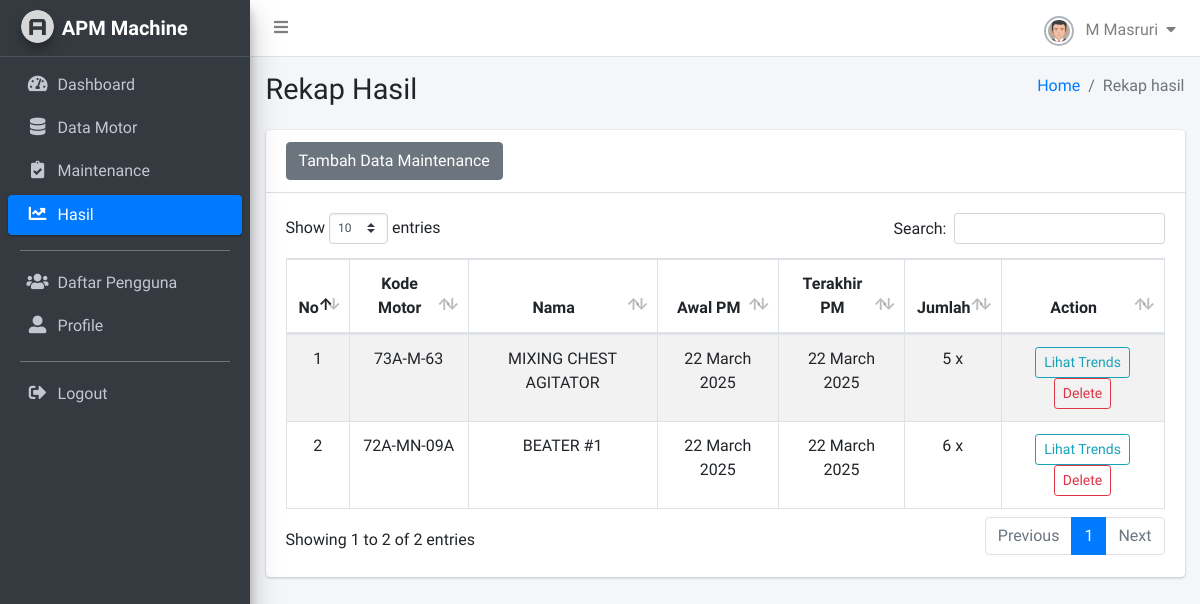
The app's page /apm-machine/data_results/ (signed in), older data.
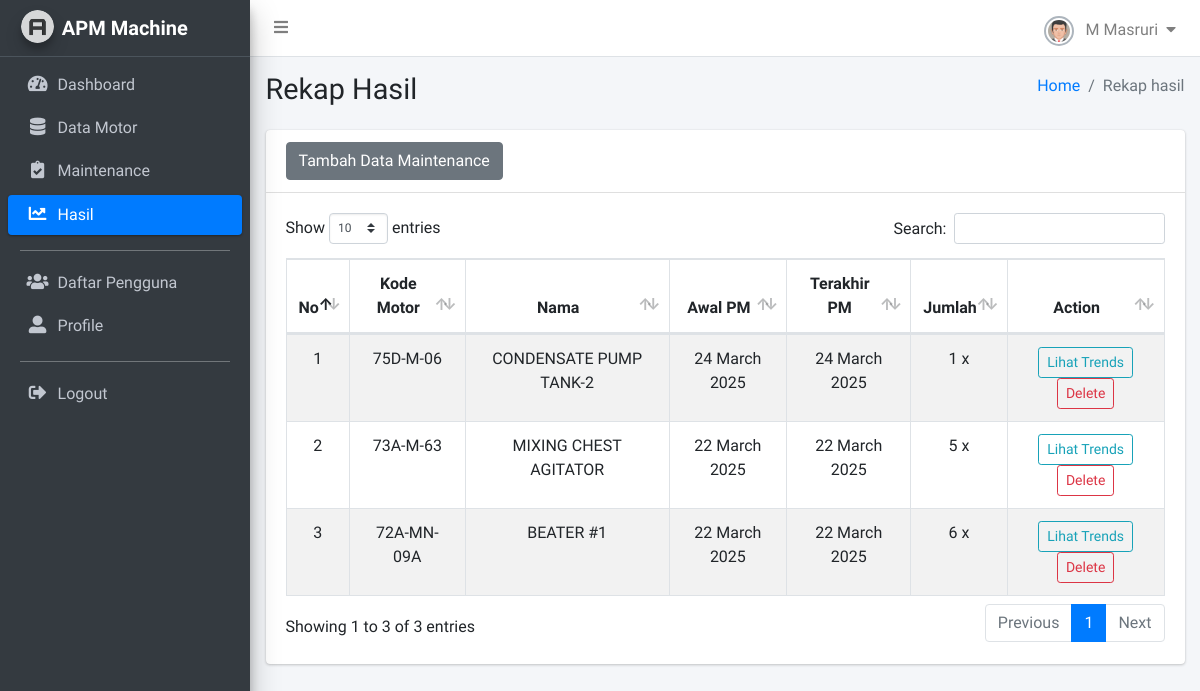
The same page, newer data.
### monitoring/models.py (models this page shows, shortened)
class Motor(models.Model):
    tag_number = models.CharField(_("Tag No"), max_length=50, unique=True)
    name = models.CharField(_("Motor Name"), max_length=100, null=True, blank=True)
    output = models.FloatField(_("Output"), help_text='Daya dalam KW', null=True, blank=True)
    voltage = models.FloatField(_("Voltage"), help_text='Tegangan dalam Volt', null=True, blank=True)
    starter_type = models.CharField(_("Starter Type"), max_length=50, null=True, blank=True)
    set_ol = models.FloatField(_("SET OL"), null=True, blank=True)
    input = models.FloatField(_("Input"), help_text='Arus dalam Ampere', null=True, blank=True)
    speed = models.FloatField(_("Speed"), help_text='RPM', null=True, blank=True)
    frek = models.FloatField(_("FREK/WEN/CY/HZ"), null=True, blank=True)
    frame = models.CharField(_("Frame"), max_length=50, null=True, blank=True)
    foundation_type = models.CharField(_("Fondation Type"), max_length=50, help_text='Rigid atau Flexible', null=True, blank=True)
    class_type = models.CharField(_("Class Type"), max_length=50, help_text='Kelas 2 atau 3', null=True, blank=True)
    created_at = models.DateTimeField(auto_now_add=True, verbose_name="Dibuat Pada")
    class Meta:
        verbose_name = "Motor"
        verbose_name_plural = "Daftar Motor"

### monitoring/views/results.py (the view)
# urls.py: path("data_results/", data_results, name="data_results"),
@login_required(login_url='login')
def data_results(request):
    motors = Motor.objects.annotate(
        total_maintenance=Count('maintenance'),
        first_maintenance=Min('maintenance__tanggal_maintenance'),
        last_maintenance=Max('maintenance__created_at')
    ).filter(total_maintenance__gt=0).order_by('-last_maintenance')
    context = {
        'motors': motors
    }
    return render(request, 'tables/data_hasil.html', context)

### templates/tables/data_hasil.html (shortened to what this page needs)
{% load static %}
<!DOCTYPE html>
<html lang="en">
<head>
    <link rel="stylesheet" href="{% static 'plugins/fontawesome-free/css/all.min.css' %}">
    <link rel='stylesheet' href='https://cdnjs.cloudflare.com/ajax/libs/font-awesome/4.0.3/css/font-awesome.css'>
    <link rel="stylesheet" href="{% static 'plugins/datatables-bs4/css/dataTables.bootstrap4.min.css' %}">
    <link rel="stylesheet" href="{% static 'plugins/datatables-responsive/css/responsive.bootstrap4.min.css' %}">
    <link rel="stylesheet" href="{% static 'plugins/sweetalert2-theme-bootstrap-4/bootstrap-4.min.css' %}">
    <link rel="stylesheet" href="{% static 'plugins/toastr/toastr.min.css' %}">
    <link rel="stylesheet" href="{% static 'dist/css/adminlte.min.css' %}">
</head>
<body class="hold-transition sidebar-mini layout-fixed layout-navbar-fixed">
    <div class="wrapper">
        {% include 'snippets/navbar.html' %}
        {% include 'snippets/sidebar.html' %}
        <div class="content-wrapper">
            <section class="content-header">
            <div class="container-fluid">
                <div class="row mb-2">
                <div class="col-sm-6">
                    <h1>Rekap Hasil</h1>
                </div>
                <div class="col-sm-6">
                    <ol class="breadcrumb float-sm-right">
                    <li class="breadcrumb-item"><a href="#">Home</a></li>
                    <li class="breadcrumb-item active">Rekap hasil</li>
                    </ol>
                </div>
                </div>
            </div>
            </section>
            <section class="content">
                <div class="container-fluid">
                    <div class="row">
                        <div class="col-12">
                            <div class="card">
                                <div class="card-header">
                                    <a href="{% url 'data_maintenance' %}" class="btn btn-secondary">
                                    Tambah Data Maintenance
                                    </a>
                                </div>
                            <div class="card-body">
                                <table id="datahasil" class="table table-bordered table-striped text-center">
                                <thead>
                                <tr>
                                    <th>No</th>
                                    <th>Kode Motor</th>
                                    <th>Nama</th>
                                    <th>Awal PM</th>
                                    <th>Terakhir PM</th>
                                    <th>Jumlah</th>
                                    <th>Action</th>
                                </tr>
                                </thead>
                                <tbody>
                                    {% for m in motors %}
                                    <tr>
                                        <td>{{forloop.counter}}</td>
                                        <td>{{m.tag_number}}</td>
                                        <td>{{m.name}}</td>
                                        <td>{{m.first_maintenance|date:'d F Y'}}</td>
                                        <td>{{m.last_maintenance|date:'d F Y'}}</td>
                                        <td>{{m.total_maintenance}} x</td>
                                        <td>
                                            <a href="{% url 'motor_trend' m.id %}" class="btn btn-outline-info btn-sm"> Lihat Trends </a>
                                            <button type="button" class="btn btn-outline-danger btn-sm" data-toggle="modal" data-target="#hapusalldatamaintenance{{m.id}}">Delete</button>
                                        </td>
                                    </tr>
                                    {% endfor %}
                                </tbody>
                                </table>
                            </div>
                            </div>
                        </div>
                    </div>
                </div>
            </section>
        </div>
    </div>
</body>
</html>

Row changes from the older to the newer data that the page shows:
added Motor: tag_number "75D-M-06", name "CONDENSATE PUMP TANK-2", first_maintenance "24 March 2025", last_maintenance "24 March 2025", total_maintenance "1"
Text that changed along with them:
text written by a page script: "Show entries Search: Showing 1 to 2 of 2 entries Previous 1 Next" → "Show entries Search: Showing 1 to 3 of 3 entries Previous 1 Next"
